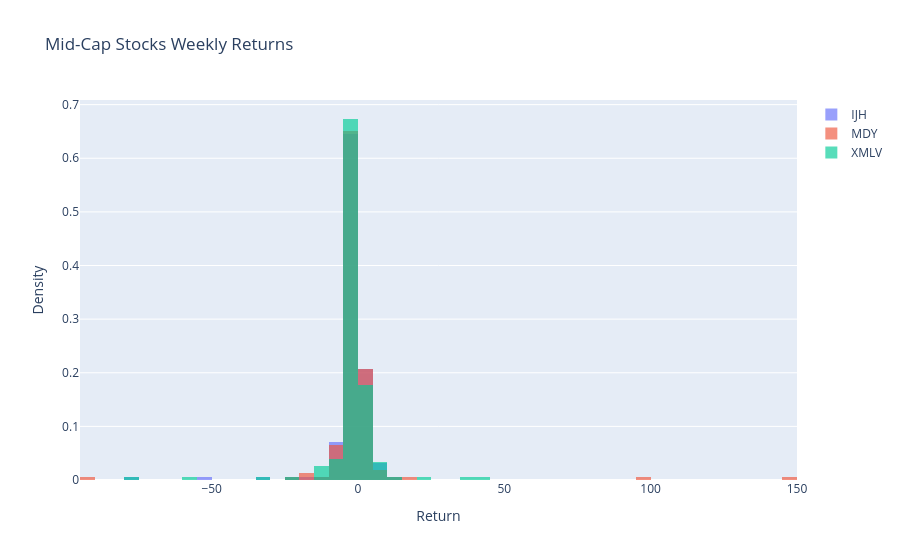
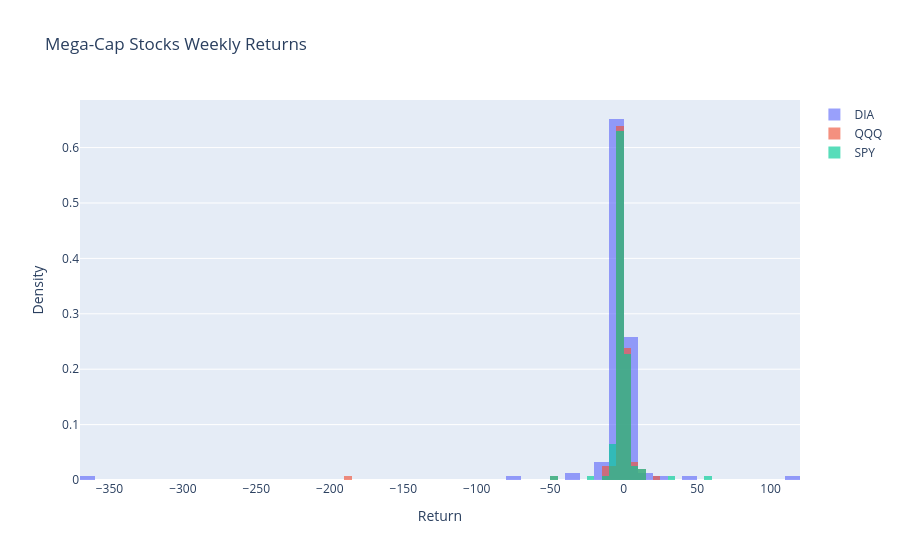
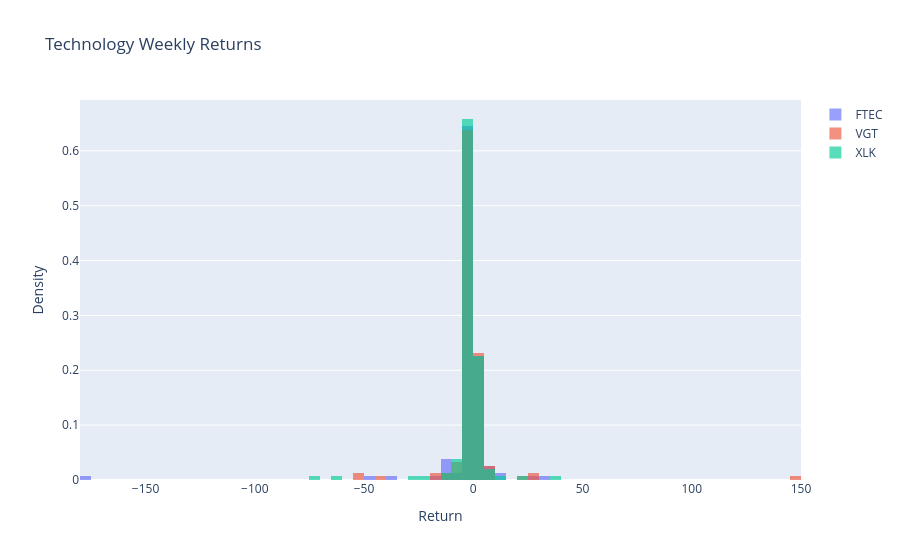

These figures' notebook cell, in order:
### Code cell
# doensload and siplay weekly returns for asset classes
for asset_class, tickers in asset_classes.items():
    returns = get_weekly_returns(tickers)
    fig = go.Figure()
    for ticker in returns.columns:
        fig.add_trace(go.Histogram(x=returns[ticker], histnorm='probability', name=ticker))
    fig.update_traces(opacity=0.65)
    fig.update_layout(barmode='overlay')
    fig.update_layout(title=f'{asset_class} Weekly Returns', xaxis_title='Return', yaxis_title='Density')
    display(fig)

### Figure 1 — Plotly figure (JSON) as saved in the notebook; plotly's stock layout.template omitted (floating-point values rounded to 4 significant figures; data arrays with more than 128 entries replaced by an {"elided": "..."} marker saying what was removed)
{"data": [{"histnorm": "probability", "name": "IJH", "opacity": 0.65, "type": "histogram", "x": {"elided": "156 float values"}}, {"histnorm": "probability", "name": "MDY", "opacity": 0.65, "type": "histogram", "x": {"elided": "156 float values"}}, {"histnorm": "probability", "name": "XMLV", "opacity": 0.65, "type": "histogram", "x": {"elided": "156 float values"}}], "layout": {"barmode": "overlay", "title": {"text": "Mid-Cap Stocks Weekly Returns"}, "xaxis": {"title": {"text": "Return"}}, "yaxis": {"title": {"text": "Density"}}}}

### Figure 2 — Plotly figure (JSON) as saved in the notebook; plotly's stock layout.template omitted (floating-point values rounded to 4 significant figures; data arrays with more than 128 entries replaced by an {"elided": "..."} marker saying what was removed)
{"data": [{"histnorm": "probability", "name": "DIA", "opacity": 0.65, "type": "histogram", "x": {"elided": "156 float values"}}, {"histnorm": "probability", "name": "QQQ", "opacity": 0.65, "type": "histogram", "x": {"elided": "156 float values"}}, {"histnorm": "probability", "name": "SPY", "opacity": 0.65, "type": "histogram", "x": {"elided": "156 float values"}}], "layout": {"barmode": "overlay", "title": {"text": "Mega-Cap Stocks Weekly Returns"}, "xaxis": {"title": {"text": "Return"}}, "yaxis": {"title": {"text": "Density"}}}}

### Figure 3 — Plotly figure (JSON) as saved in the notebook; plotly's stock layout.template omitted (floating-point values rounded to 4 significant figures; data arrays with more than 128 entries replaced by an {"elided": "..."} marker saying what was removed)
{"data": [{"histnorm": "probability", "name": "FTEC", "opacity": 0.65, "type": "histogram", "x": {"elided": "156 float values"}}, {"histnorm": "probability", "name": "VGT", "opacity": 0.65, "type": "histogram", "x": {"elided": "156 float values"}}, {"histnorm": "probability", "name": "XLK", "opacity": 0.65, "type": "histogram", "x": {"elided": "156 float values"}}], "layout": {"barmode": "overlay", "title": {"text": "Technology Weekly Returns"}, "xaxis": {"title": {"text": "Return"}}, "yaxis": {"title": {"text": "Density"}}}}
